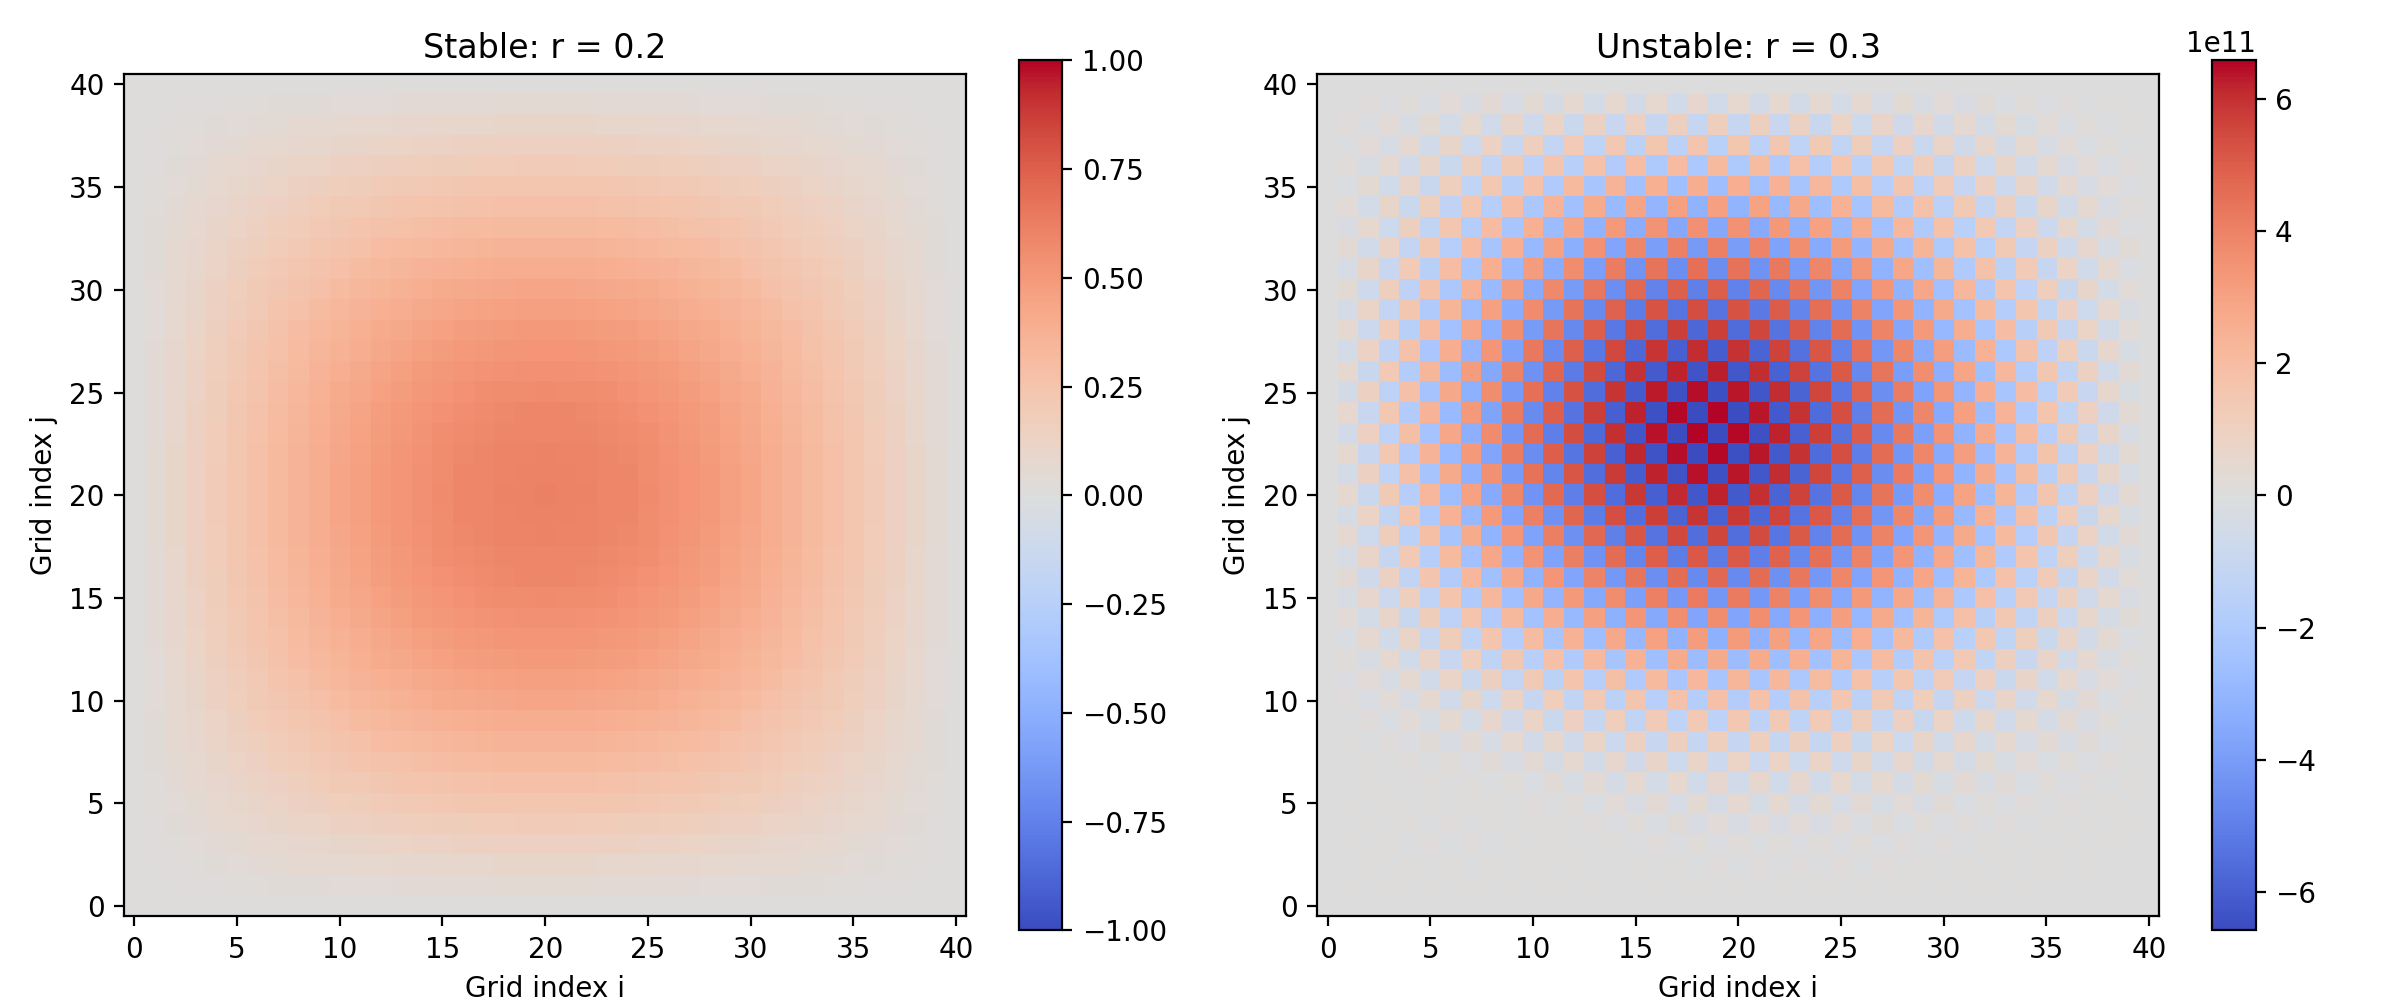

Write the Python code that produced this figure.
import numpy as np
import matplotlib
matplotlib.use("Agg")
import matplotlib.pyplot as plt

N = 40

stable = np.fromfile(
    "results/stable.bin", dtype="<f8"
).reshape((N + 1, N + 1))

unstable = np.fromfile(
    "results/unstable.bin", dtype="<f8"
).reshape((N + 1, N + 1))

fig, axes = plt.subplots(1, 2, figsize=(12, 5))

im1 = axes[0].imshow(
    stable,
    origin="lower",
    cmap="coolwarm",
    vmin=-1,
    vmax=1
)

axes[0].set_title("Stable: r = 0.2")
fig.colorbar(im1, ax=axes[0])

im2 = axes[1].imshow(
    unstable,
    origin="lower",
    cmap="coolwarm"
)

axes[1].set_title("Unstable: r = 0.3")
fig.colorbar(im2, ax=axes[1])

for ax in axes:
    ax.set_xlabel("Grid index i")
    ax.set_ylabel("Grid index j")

plt.tight_layout()
plt.savefig("plots/stability.png", dpi=200)

print("Stable max:", np.max(np.abs(stable)))
print("Unstable max:", np.max(np.abs(unstable)))
print("Saved: plots/stability.png")
